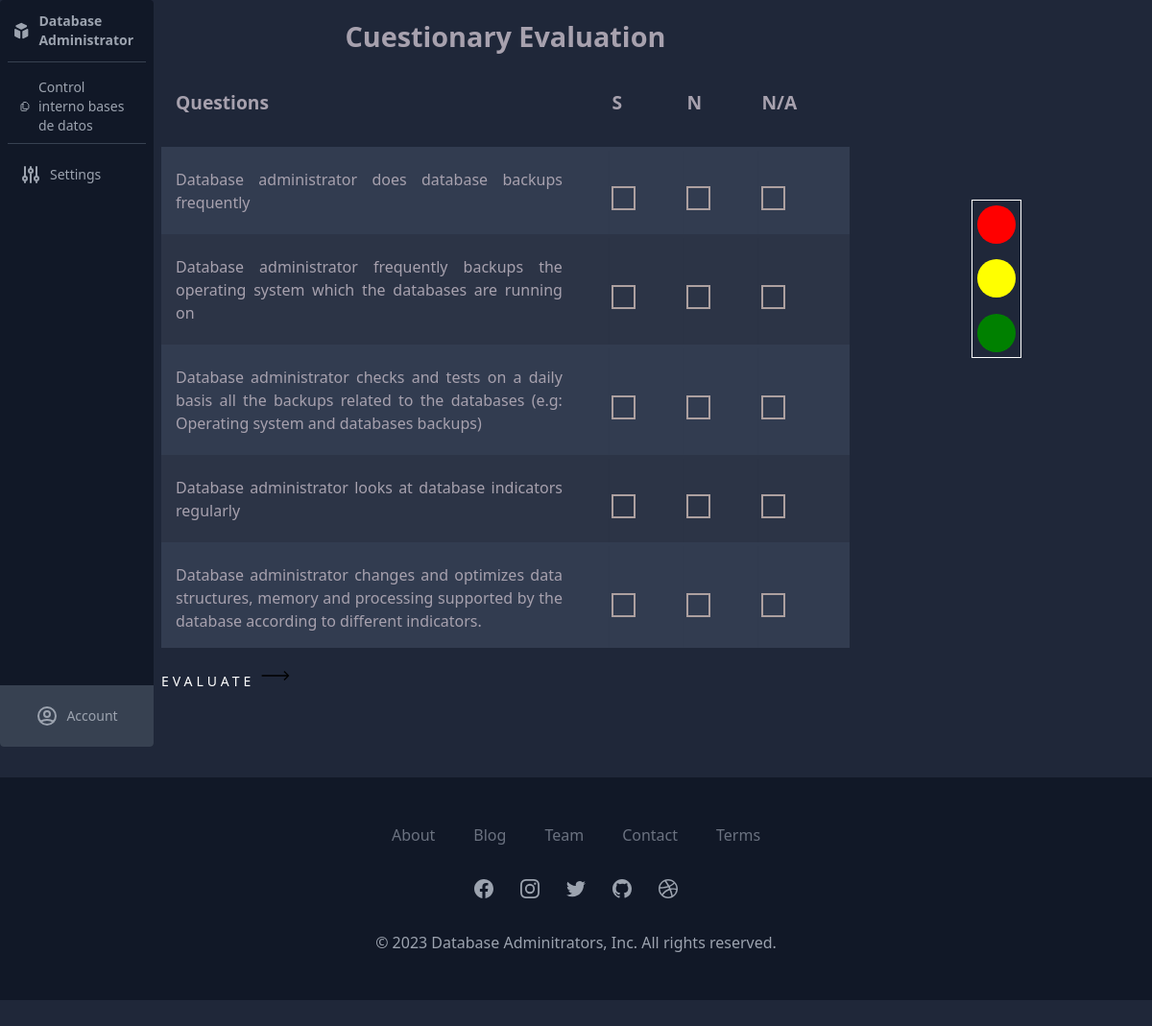
Page /pages/cuestionary.php on the earlier database version.
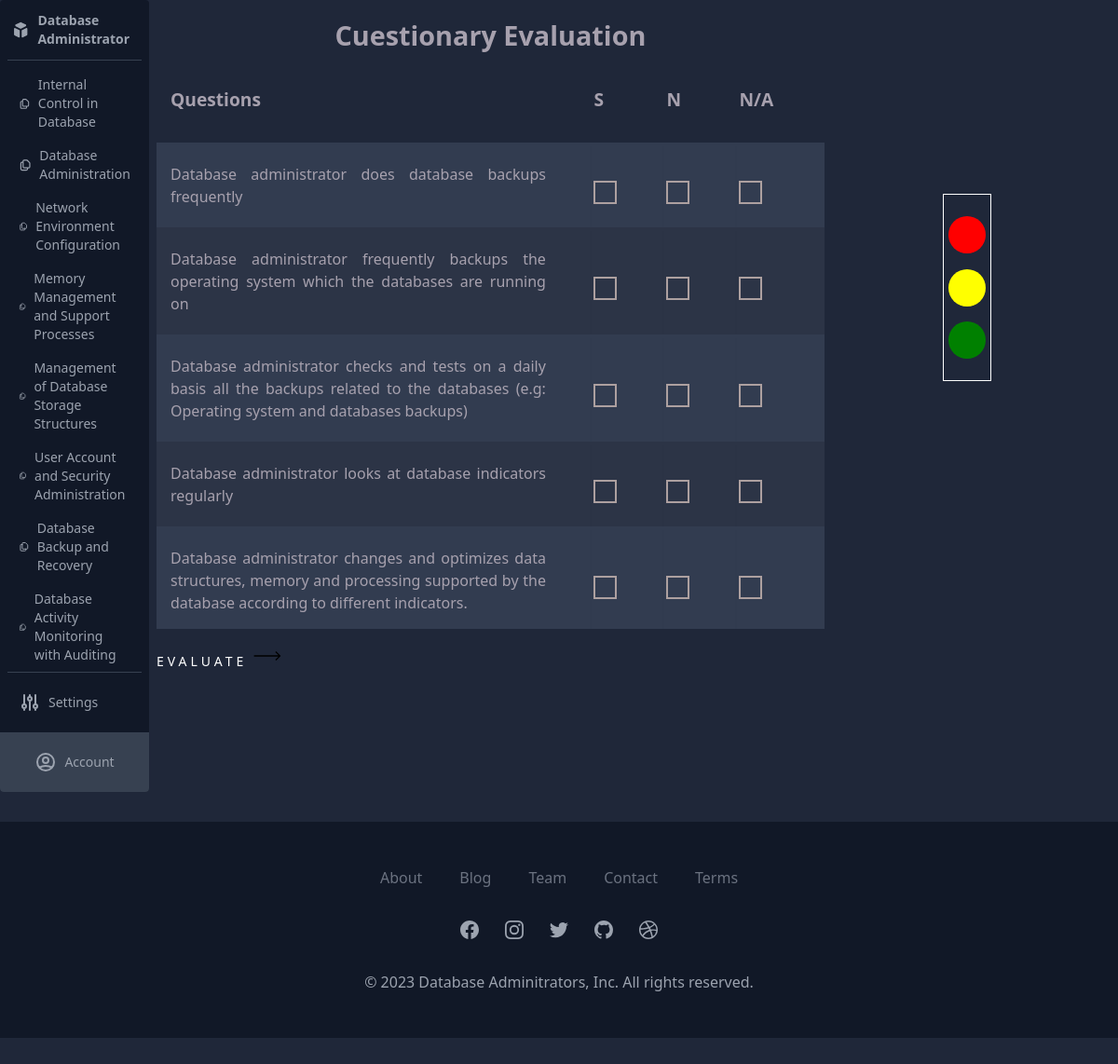
Same page on the later database version.
### tables this page shows
CREATE TABLE IF NOT EXISTS `contenido` (
  `id` int NOT NULL AUTO_INCREMENT,
  `descripcion` varchar(100) NOT NULL,
  PRIMARY KEY (`id`)
);

CREATE TABLE IF NOT EXISTS `cuestionario` (
  `id` int NOT NULL AUTO_INCREMENT,
  `pregunta` varchar(300) DEFAULT NULL,
  `contenidoC` int NOT NULL,
  PRIMARY KEY (`id`),
  KEY `foreignkeyCuestionarioContenido` (`contenidoC`)
);

### pages/cuestionary.php (the view, shortened to what this page needs)
<?php
require_once '../config/config.php';
$query = "SELECT *, cu.id AS cuestionario_id
            FROM cuestionario cu
            INNER JOIN contenido c ON cu.contenidoC = c.id;";
$result = $mysqli->query($query);
$cuestionario = array();
if ($result) {
    $cuestionario = $result->fetch_all(MYSQLI_ASSOC);
} else {
    $message = 'Error en la consulta: ' . $mysqli->error;
}
?>
<!DOCTYPE html>
<html>
<head>
    <link href="../assets/css/normalize.css" rel="stylesheet">
    <link href="../assets/css/style.css" rel="stylesheet">
    <link href="https://cdn.jsdelivr.net/npm/tailwindcss/dist/tailwind.min.css" rel="stylesheet">
</head>
<body>
    <div class="contenedor-cuestionario">
        <?php include '../includes/menu.php'; ?>
        <div class="container">
            <div class="contenedor">
                <h1 class="mb-3">Cuestionary Evaluation</h1>
                <div class="table-container">
                    <table class="container-preguntas">
                        <thead>
                            <tr>
                                <th>
                                    <h2>Questions</h2>
                                </th>
                                <th>
                                    <h2>S</h2>
                                </th>
                                <th>
                                    <h2>N</h2>
                                </th>
                                <th>
                                    <h2>N/A</h2>
                                </th>
                            </tr>
                        </thead>
                        <tbody>
                            <?php
                            foreach ($cuestionario as $pregunta) {
                            ?>
                                <tr>
                                    <td class="td-preguntas"><?php echo $pregunta['pregunta']; ?></td>
                                    <td><label class="checkbox-btn">
                                            <span class="checkmark"></span>
                                        </label></td>
                                    <td><label class="checkbox-btn">
                                            <span class="checkmark"></span>
                                        </label></td>
                                    <td><label class="checkbox-btn">
                                            <span class="checkmark"></span>
                                        </label></td>
                                </tr>
                            <?php
                            }
                            ?>
                        </tbody>
                    </table>
                </div>
                <button id="evaluateButton" class="cta">
                    <span class="hover-underline-animation"> Evaluate </span>
                    <svg viewBox="0 0 46 16" height="10" width="30" xmlns="http://www.w3.org/2000/svg" id="arrow-horizontal">
                        <path transform="translate(30)" d="M8,0,6.545,1.455l5.506,5.506H-30V9.039H12.052L6.545,14.545,8,16l8-8Z" data-name="Path 10" id="Path_10"></path>
                    </svg>
                </button>
            </div>
            <div class="semaforo-info">
                <div class="semaforo">
                    <div class="luz-roja"></div>
                    <div class="luz-amarilla"></div>
                    <div class="luz-verde"></div>
                </div>
                <div class="percentage-display" id="percentageDisplay"></div>
            </div>
        </div>
    </div>
    <?php include '../includes/footer.php'; ?>
</body>
</html>

### includes/menu.php (shortened to what this page needs)
<?php
require_once __DIR__ . '/../config/config.php';
$query = "SELECT c.descripcion AS contenido_descripcion FROM contenido c";
$result = $mysqli->query($query);
$content = array();
if ($result) {
    $content = $result->fetch_all(MYSQLI_ASSOC);
} else {
    $message = 'Error en la consulta: ' . $mysqli->error;
}
?>
<div class="flex flex-col items-center w-40 h-full overflow-hidden text-gray-400 bg-gray-900 rounded">
    <a class="flex items-center w-full px-3 mt-3" href="/Proyecto_BD/index.php">
        <span class="ml-2 text-sm font-bold">Database Administrator</span>
    </a>
    <div class="w-full px-2">
        <div class="flex flex-col items-center w-full mt-3 border-t border-gray-700">
            <?php
            $links = array(
                "/Proyecto_BD/pages/cuestionary.php",
            );
            foreach ($content as $index => $item) {
                $link = isset($links[$index]) ? $links[$index] : "#";
            ?>
                <a class="flex items-center w-full h-auto px-3 mt-4 rounded hover:bg-gray-700 hover:text-gray-300" href="<?php echo $link; ?>">
                    <span class="ml-2 text-sm font-medium "><?php echo $item['contenido_descripcion']; ?></span>
                </a>
            <?php } ?>
        </div>
        <div class="flex flex-col items-center w-full mt-2 mb-2 border-t border-gray-700">
            <a class="flex items-center w-full h-12 px-3 mt-2 rounded hover:bg-gray-700 hover:text-gray-300" href="#">
                <span class="ml-2 text-sm font-medium">Settings</span>
            </a>
        </div>
    </div>
    <a class="flex items-center justify-center w-full h-16 mt-auto bg-gray-700 hover:bg-gray-800 hover:text-gray-300" href="#">
        <span class="ml-2 text-sm font-medium">Account</span>
    </a>
</div>

### includes/footer.php (shortened to what this page needs)
<section class="bg-gray-900 mt-3">
    <div class="max-w-screen-xl px-4 py-12 mx-auto space-y-8 overflow-hidden sm:px-6 lg:px-8">
        <nav class="flex flex-wrap justify-center -mx-5 -my-2">
            <div class="px-5 py-2">
                <a href="#" class="text-base leading-6 text-gray-500 hover:text-gray-600">
                    About
                </a>
            </div>
            <div class="px-5 py-2">
                <a href="#" class="text-base leading-6 text-gray-500 hover:text-gray-600">
                    Blog
                </a>
            </div>
            <div class="px-5 py-2">
                <a href="#" class="text-base leading-6 text-gray-500 hover:text-gray-600">
                    Team
                </a>
            </div>
            <div class="px-5 py-2">
                <a href="#" class="text-base leading-6 text-gray-500 hover:text-gray-600">
                    Contact
                </a>
            </div>
            <div class="px-5 py-2">
                <a href="#" class="text-base leading-6 text-gray-500 hover:text-gray-600">
                    Terms
                </a>
            </div>
        </nav>
        <div class="flex justify-center mt-8 space-x-6">
            <a href="#" class="text-gray-400 hover:text-gray-500">
            </a>
            <a href="#" class="text-gray-400 hover:text-gray-500">
            </a>
            <a href="#" class="text-gray-400 hover:text-gray-500">
            </a>
            <a href="#" class="text-gray-400 hover:text-gray-500">
            </a>
            <a href="#" class="text-gray-400 hover:text-gray-500">
            </a>
        </div>
        <p class="mt-8 text-base leading-6 text-center text-gray-400">
            © 2023 Database Adminitrators, Inc. All rights reserved.
        </p>
    </div>
</section>

### assets/css/style.css (style rules this page uses)
:root { --fuente-principal: 'Raleway', sans-serif; --fuente-heading: 'Staatliches', cursive; --blanco: #fff; }
html { box-sizing: border-box; }
*, *:before, *:after { box-sizing: inherit; }
body { font-family: var(--fuente-principal); font-weight: 300; line-height: 1.42em; color: #A7A1AE; background-color: #1F2739 !important; }
h1 { font-size: 1.8rem !important; font-weight: 300 !important; text-align: center; font-weight: bold !important; margin: 1rem 0 1rem 0 !important; }
h2 { font-size: 1rem; font-weight: 300; text-align: center; display: block; line-height: 1em; padding-bottom: 1rem; }
.container { margin: 0 auto; display: flex; text-align: center; }
.checkbox-btn { display: block; position: relative; padding-left: 30px; margin-bottom: 10px; cursor: pointer; -webkit-user-select: none; -moz-user-select: none; -ms-user-select: none; user-select: none; }
.checkmark { position: absolute; top: 0; left: 0; height: 25px; width: 25px; border: 2.5px solid #ada0a0; transition: .2s linear; }
.checkmark:after { content: ""; position: absolute; visibility: hidden; opacity: 0; left: 50%; top: 40%; width: 10px; height: 14px; border: 2px solid #0ea021; filter: drop-shadow(0px 0px 10px #0ea021); border-width: 0 2.5px 2.5px 0; transition: .2s linear; transform: translate(-50%, -50%) rotate(-90deg) scale(0.2); }
.contenedor { display: block; width: 70%; }
.cta { border: none; background: none; display: flex; cursor: pointer; }
.cta span { padding-bottom: 7px; letter-spacing: 4px; font-size: 14px; padding-right: 15px; text-transform: uppercase; color: var(--blanco); }
.cta svg { transform: translateX(-8px); transition: all 0.3s ease; }
.hover-underline-animation { position: relative; color: var(--blanco); padding-bottom: 20px; }
.hover-underline-animation:after { content: ""; position: absolute; width: 100%; transform: scaleX(0); height: 2px; bottom: 0; left: 0; background-color: var(--blanco); transform-origin: bottom right; transition: transform 0.25s ease-out; }
.container-preguntas th h2 { font-weight: bold; font-size: 1.2rem; text-align: left; }
.container-preguntas td { font-weight: normal; font-size: 1em; -webkit-box-shadow: 0 2px 2px -2px #0E1119; -moz-box-shadow: 0 2px 2px -2px #0E1119; box-shadow: 0 2px 2px -2px #0E1119; }
.container-preguntas { text-align: left; overflow: hidden; width: 100%; margin: 0 auto; display: table; padding: 0 0 1.3rem 0; }
.td-preguntas { width: 65%; padding-right: 3rem; text-align: justify; }
.container-preguntas td, .container-preguntas th { padding-bottom: 3%; padding-top: 3%; padding-left: 0.5% }
.container-preguntas tr:nth-child(odd) { background-color: #323C50; }
.container-preguntas tr:nth-child(even) { background-color: #2C3446; }
.container-preguntas th { background-color: #1F2739; }
.mt-auto { margin-top: auto !important }
.semaforo-info { display: grid; grid-template-rows: 1fr 1fr; margin: 0 auto; }
.semaforo { display: flex; flex-direction: column; align-items: center; justify-content: center; margin: 0 auto; gap: .4rem; margin-top: 13rem; margin-bottom: 1rem; border: 1px solid #fff; }
.luz-roja, .luz-amarilla, .luz-verde { width: 40px; height: 40px; border-radius: 50%; margin: 5px; }
.luz-roja { background-color: red; }
.luz-amarilla { background-color: yellow; }
.luz-verde { background-color: green; }
.table-container { max-height: 600px; overflow-y: auto; margin-bottom: 1.5rem; }
.contenedor-cuestionario { display: grid; grid-template-columns: auto 1fr; margin-bottom: 2rem; }
.container-preguntas th:first-child, .container-preguntas td:first-child { padding-left: 15px; }
#percentageDisplay { font-size: 1.3rem; font-weight: bold; }

Differences in the rows shown:
changed contenido: descripcion "Control interno bases de datos" → "Internal Control in Database"
added contenido: descripcion "Database Administration"
added contenido: descripcion "Network Environment Configuration"
added contenido: descripcion "Memory Management and Support Processes"
added contenido: descripcion "Management of Database Storage Structures"
added contenido: descripcion "User Account and Security Administration"
added contenido: descripcion "Database Backup and Recovery"
added contenido: descripcion "Database Activity Monitoring with Auditing"
